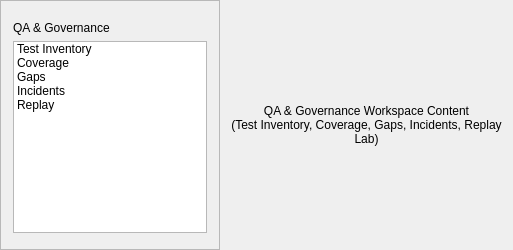
<?xml version="1.0" encoding="UTF-8"?>
<ui version="4.0">
 <class>QAGovernanceScreen</class>
 <widget class="QWidget" name="QAGovernanceScreen">
  <layout class="QHBoxLayout" name="mainLayout">
   <property name="leftMargin">
    <number>0</number>
   </property>
   <property name="topMargin">
    <number>0</number>
   </property>
   <property name="rightMargin">
    <number>0</number>
   </property>
   <property name="bottomMargin">
    <number>0</number>
   </property>
   <property name="spacing">
    <number>0</number>
   </property>
   <item>
    <widget class="QFrame" name="qaGovernanceNav">
     <property name="minimumSize">
      <size>
       <width>180</width>
       <height>0</height>
      </size>
     </property>
     <property name="maximumSize">
      <size>
       <width>220</width>
       <height>16777215</height>
      </size>
     </property>
     <property name="frameShape">
      <enum>QFrame::Shape::StyledPanel</enum>
     </property>
     <layout class="QVBoxLayout" name="navLayout">
      <property name="leftMargin">
       <number>12</number>
      </property>
      <property name="topMargin">
       <number>20</number>
      </property>
      <property name="rightMargin">
       <number>12</number>
      </property>
      <property name="bottomMargin">
       <number>16</number>
      </property>
      <item>
       <widget class="QLabel" name="navTitle">
        <property name="text">
         <string>QA &amp; Governance</string>
        </property>
        <property name="objectName">
         <string>domainNavTitle</string>
        </property>
       </widget>
      </item>
      <item>
       <widget class="QListWidget" name="qaGovernanceNavList">
        <property name="spacing">
         <number>4</number>
        </property>
        <item>
         <property name="text">
          <string>Test Inventory</string>
         </property>
        </item>
        <item>
         <property name="text">
          <string>Coverage</string>
         </property>
        </item>
        <item>
         <property name="text">
          <string>Gaps</string>
         </property>
        </item>
        <item>
         <property name="text">
          <string>Incidents</string>
         </property>
        </item>
        <item>
         <property name="text">
          <string>Replay</string>
         </property>
        </item>
       </widget>
      </item>
     </layout>
    </widget>
   </item>
   <item>
    <widget class="QStackedWidget" name="qaGovernanceWorkspaceHost">
     <property name="currentIndex">
      <number>0</number>
     </property>
     <widget class="QWidget" name="workspacePlaceholder">
      <layout class="QVBoxLayout" name="placeholderLayout">
       <item>
        <widget class="QLabel" name="placeholderLabel">
         <property name="alignment">
          <set>Qt::AlignmentFlag::AlignCenter</set>
         </property>
         <property name="text">
          <string>QA &amp; Governance Workspace Content
(Test Inventory, Coverage, Gaps, Incidents, Replay Lab)</string>
         </property>
         <property name="wordWrap">
          <bool>true</bool>
         </property>
        </widget>
       </item>
      </layout>
     </widget>
    </widget>
   </item>
  </layout>
 </widget>
 <layoutdefault spacing="6" margin="11"/>
 <resources/>
 <connections/>
</ui>
